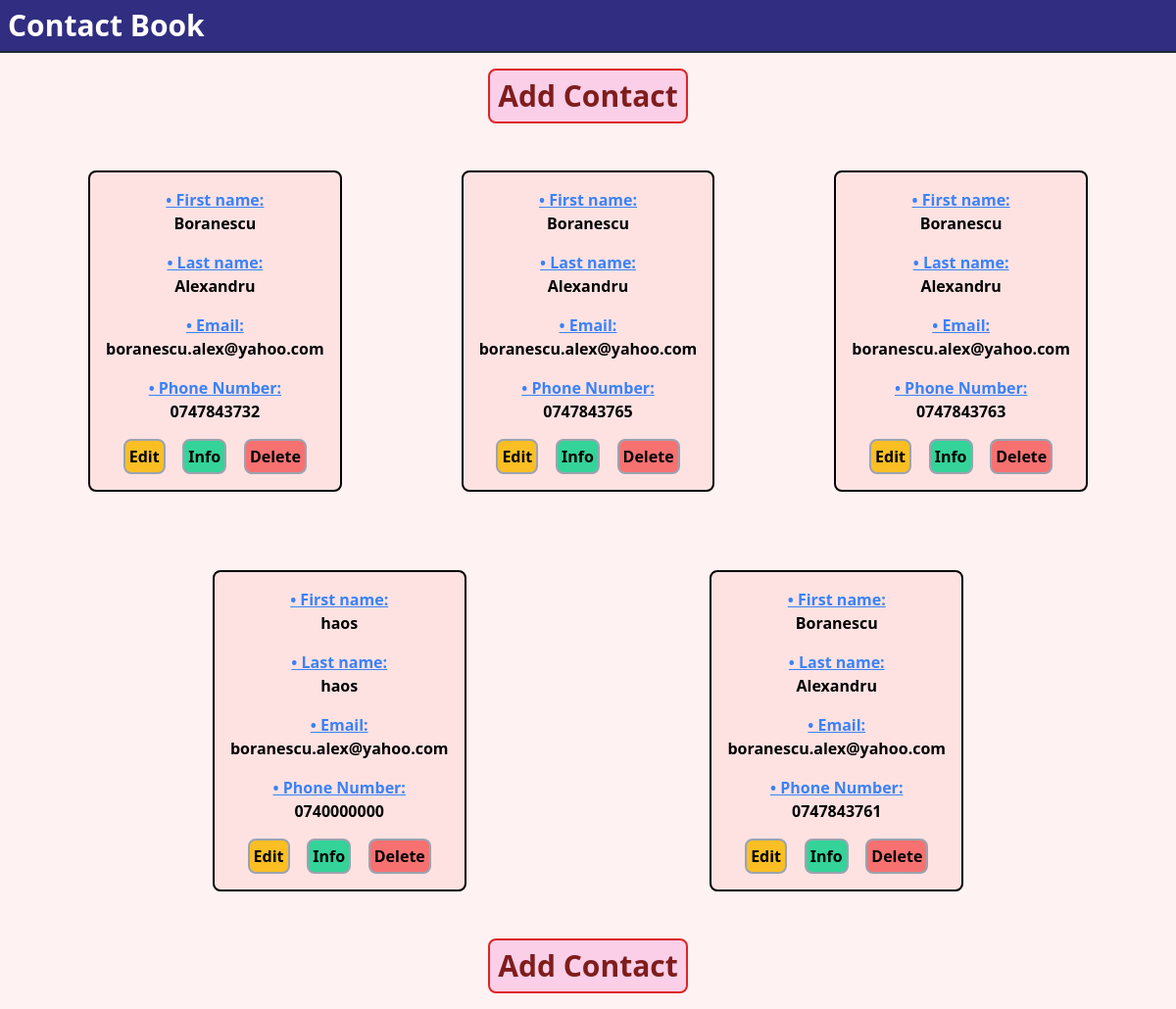
Before: / with the older database file.
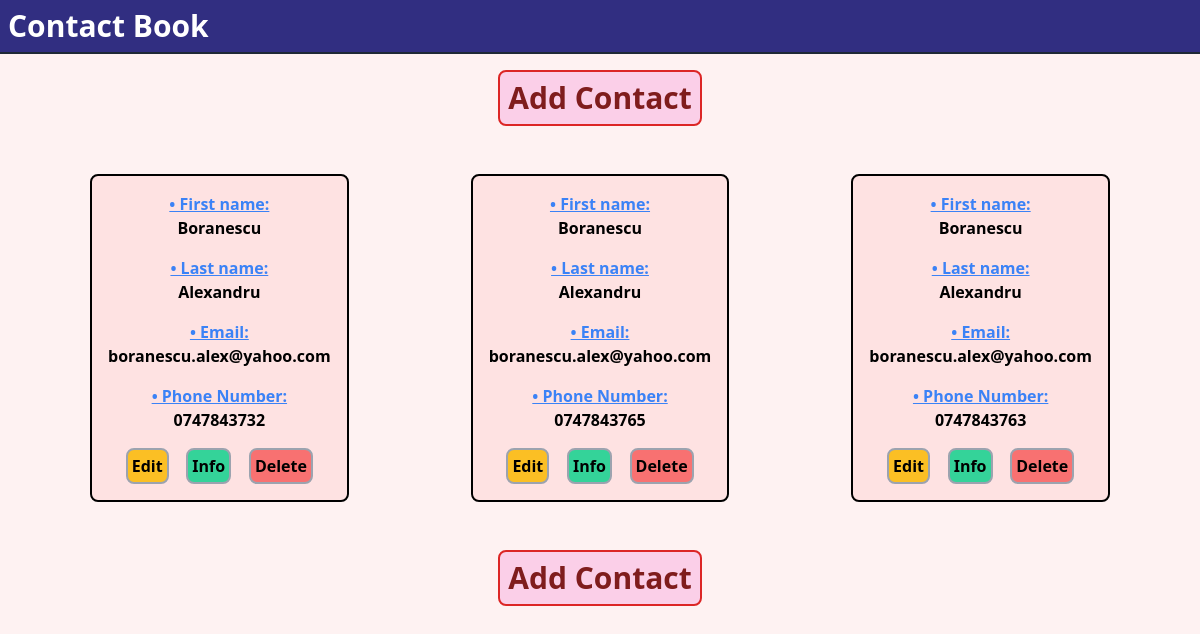
After: the same page with the newer database file.
### feed/models.py (models this page shows, shortened)
class ContactBook(models.Model):
    phoneNumberRegex = RegexValidator(regex = r"^\+?1?\d{8,15}$")
    first_name = models.CharField(max_length=30, verbose_name = "first name")
    last_name = models.CharField(max_length=30)
    email = models.EmailField(max_length=100)
    phoneNumber = models.CharField(validators= [phoneNumberRegex], max_length=10, unique=True, verbose_name = "Phone Number")

### feed/views.py (the view)
# urls.py: path('', home_page, name="home_page"),
def home_page(request):
    template = "homepage.html"
    contacts = ContactBook.objects.all()
    context = {
        'contacts': contacts,
    }
    return render (request, template, context)

### contactbook/templates/homepage.html (shortened to what this page needs)
{% extends 'nav.html' %}
{% block content %}
<div>
    <div class="mt-4 flex justify-center ">
        <a class="no-underline text-3xl font-extrabold text-red-900 border-2 border-red-600 p-2 rounded-lg bg-pink-200" href="{% url 'add_contact' %}">Add Contact</a>
    </div>
    <div class="flex flex-wrap p-2 justify-evenly">
        {% for contact in contacts %}
                <div class="inline-block p-2 font-bold bg-red-100 m-10 border-2 border-solid border-black rounded-lg">
                    <div class="flex flex-col items-center p-2 ">
                        <span class="text-blue-500 underline">&bull; First name:</span>
                        <span>{{contact.first_name}}</span>
                    </div>
                    <div class="flex flex-col items-center p-2">
                        <span class="text-blue-500 underline">&bull; Last name:</span>
                        <span>{{contact.last_name}}</span>
                    </div>
                    <div class="flex flex-col items-center p-2 ">
                        <span class="text-blue-500 underline">&bull; Email:</span>
                        <span>{{contact.email}}</span>
                    </div>
                    <div class="flex flex-col items-center p-2">
                        <span class="text-blue-500 underline">&bull; Phone Number:</span>
                        <span>{{contact.phoneNumber}}</span>
                    </div>
                    <div class="flex justify-evenly p-2">
                        <a href="{% url 'edit_contact' contact.id %}" class="border-2 border-solid border-gray-400 rounded-lg p-1 text-black bg-yellow-400 ">Edit</a>
                        <a href="{% url 'info_contact' contact.id %}" class="border-2 border-solid border-gray-400 rounded-lg p-1 bg-green-400">Info</a>
                        <a href="{% url 'contactBook_detail' contact.id %}" class="border-2 border-solid border-gray-400 rounded-lg p-1 bg-red-400 js-delete" data-url="{% url 'contactBook_detail' contact.id %}">Delete</a>
                    </div>
                </div>
        {% endfor %}
    </div>
    <div class="mb-4 flex justify-center ">
        <a class="no-underline text-3xl font-extrabold text-red-900 border-2 border-red-600 p-2 rounded-lg bg-pink-200" href="{% url 'add_contact' %}">Add Contact</a>
    </div>
</div>
{% endblock  %}

### contactbook/templates/nav.html (shortened to what this page needs)
{% load static %}
<!DOCTYPE html>
<html lang="en">
<head>
    <link href="https://unpkg.com/tailwindcss@^2/dist/tailwind.min.css" rel="stylesheet">
</head>
<body class="bg-red-50">
    <nav class="bg-indigo-900 flex justify-start border-b-2 border-gray-800 p-2 font-semibold text-white">
        <a class="no-underline text-white " href="{% url 'home_page' %}"><h1 class="text-3xl font-extrabold">Contact Book</h1></a>
    </nav>
    {% block content %}
    {% endblock  %}
</body>
</html>

Changed rows visible on the page:
removed ContactBook: first_name "haos", last_name "haos", email "boranescu.alex@yahoo.com", phoneNumber "0740000000"
removed ContactBook: first_name "Boranescu", last_name "Alexandru", email "boranescu.alex@yahoo.com", phoneNumber "0747843761"
